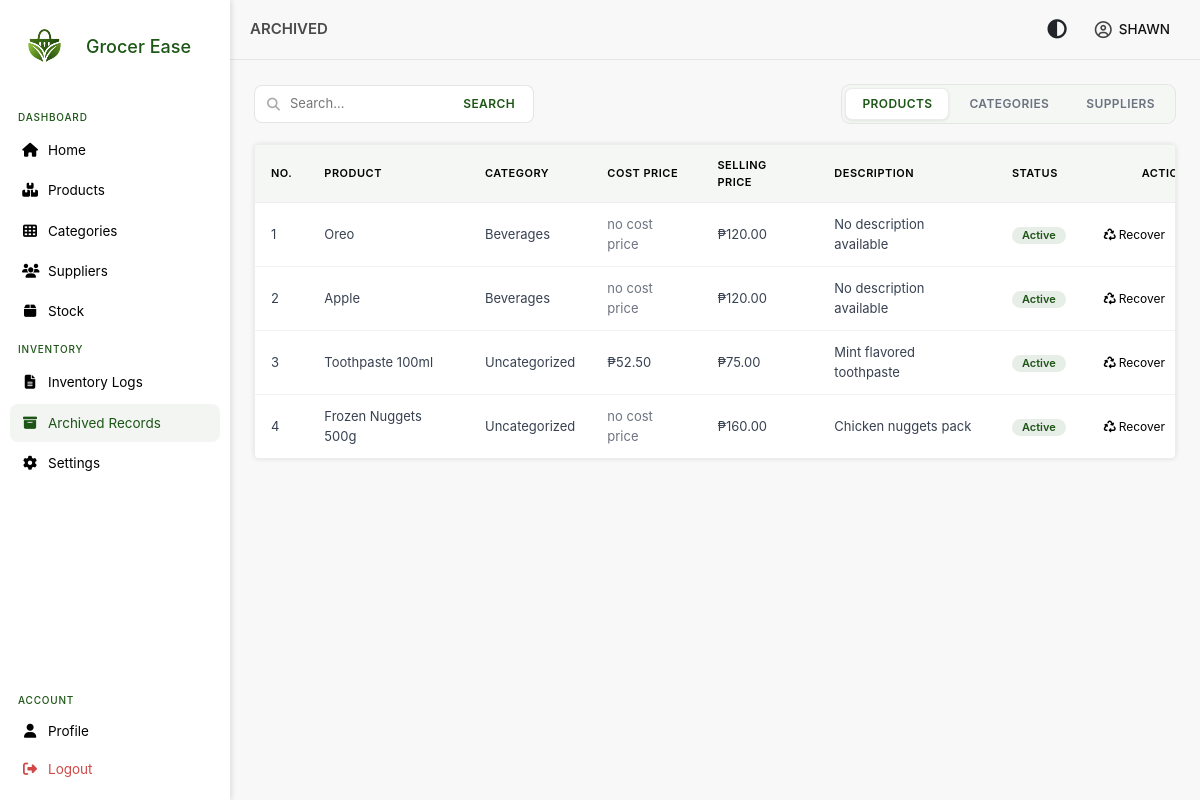
The app's page /views/inventory/archived.php (signed in) with its own data.
### tables this page shows
CREATE TABLE `users` (
  `user_id` int NOT NULL AUTO_INCREMENT,
  `username` varchar(250) NOT NULL,
  `password` varchar(250) NOT NULL,
  `email` varchar(250) NOT NULL,
  `contact_number` varchar(20) NOT NULL,
  `role` enum('admin') DEFAULT 'admin',
  `profile_picture` blob,
  PRIMARY KEY (`user_id`),
  UNIQUE KEY `email` (`email`)
);

CREATE TABLE `products` (
  `product_id_pk` int NOT NULL AUTO_INCREMENT,
  `product_name` varchar(250) NOT NULL,
  `product_description` longtext,
  `selling_price` decimal(10,2) NOT NULL,
  `status` tinyint DEFAULT '1',
  `is_deleted` tinyint DEFAULT '0',
  `category_id_fk` int DEFAULT NULL,
  `deleted_at` datetime DEFAULT NULL,
  PRIMARY KEY (`product_id_pk`),
  KEY `category_id_fk` (`category_id_fk`),
  KEY `idx_product_name` (`product_name`),
  CONSTRAINT `products_ibfk_1` FOREIGN KEY (`category_id_fk`) REFERENCES `categories` (`category_id_pk`)
);

CREATE TABLE `categories` (
  `category_id_pk` int NOT NULL AUTO_INCREMENT,
  `category_name` varchar(250) NOT NULL,
  `category_description` longtext,
  `is_deleted` tinyint DEFAULT '0',
  `deleted_at` datetime DEFAULT NULL,
  `status` tinyint DEFAULT '1',
  PRIMARY KEY (`category_id_pk`),
  KEY `idx_category_name` (`category_name`)
);

### models/user.php (called while the page is built, shortened)
<?php
class User
{
    private $conn;
    public function __construct($db)
    {
        $this->conn = $db;
    }
    public function GetUserById($id)
    {
        $stmt = $this->conn->prepare(
            "SELECT user_id, username, email, contact_number, role
             FROM users WHERE user_id = :id"
        );
        $stmt->execute([':id' => $id]);
        return $stmt->fetch(PDO::FETCH_ASSOC);
    }
}
?>

### models/product.php (called while the page is built, shortened)
<?php
class Product
{
    private $conn;
    public function __construct($db)
    {
        $this->conn = $db;
    }
    public function GetDeletedProductsPaginated($page = 1, $limit = 10)
    {
        $offset = ($page - 1) * $limit;
        $stmt = $this->conn->prepare("SELECT p.product_id_pk,
                                             p.product_name,
                                             c.category_name,
                                             MIN(ps.cost_price) AS cost_price,
                                             p.selling_price,
                                             p.product_description,
                                             p.status,
                                             p.is_deleted,
                                             c.status as category_status
                                             FROM products p
                                             LEFT JOIN categories c ON c.category_id_pk = p.category_id_fk
                                             LEFT JOIN product_supplier ps ON ps.product_id_fk = p.product_id_pk AND ps.preferred = 1
                                             WHERE p.is_deleted = 1
                                             GROUP BY p.product_id_pk
                                             ORDER BY p.deleted_at DESC
                                             LIMIT :limit OFFSET :offset");
        $stmt->bindParam(':limit', $limit, PDO::PARAM_INT);
        $stmt->bindParam(':offset', $offset, PDO::PARAM_INT);
        $stmt->execute();
        return $stmt->fetchAll(PDO::FETCH_ASSOC);
    }
    public function GetTotalDeletedProducts()
    {
        $stmt = $this->conn->prepare("SELECT COUNT(*) AS total FROM products WHERE is_deleted = 1");
        $stmt->execute();
        return $stmt->fetchColumn();
    }
}
?>

### autoload.php (called while the page is built, shortened)
<?php
spl_autoload_register(function ($class) {
    $paths = [
        __DIR__ . '/models/',
        __DIR__ . '/models/Stock/',
        __DIR__ . '/models/Relations/',
    ];
    foreach ($paths as $path) {
        $file = $path . $class . '.php';
        if (file_exists($file)) {
            return;
        }
    }
});
?>

### views/inventory/archives/deleted_products.php (the view, shortened to what this page needs)
<div class="menu-table">
    <table>
        <thead>
            <tr>
                <th>No.</th>
                <th>Product</th>
                <th>Category</th>
                <th>Cost Price</th>
                <th>Selling Price</th>
                <th>Description</th>
                <th>Status</th>
                <th>Actions</th>
            </tr>
        </thead>
        <tbody>
            <?php $no = (($page - 1) * $per_page) + 1; ?>
            <?php if (empty($products)): ?>
                <tr>
                    <td colspan="8" style="text-align:center; color:#6b7280;">
                        No archived products found
                    </td>
                </tr>
            <?php else: ?>
                <?php foreach ($products as $prod): ?>
                <tr>
                    <td><?= $no++ ?></td>
                    <td><?= htmlspecialchars($prod['product_name']) ?></td>
                    <td>
                        <?= htmlspecialchars(
                            isset($prod['category_name'])
                                ? $prod['category_name'] . ($prod['category_status'] == 0 ? ' (Inactive)' : '')
                                : 'Uncategorized'
                        ) ?>
                    </td>
                    <td><?= $prod['cost_price'] !== null ? '₱' .  number_format($prod['cost_price'], 2) : '<span style="color:#6b7280;">no cost price</span>' ?></td>
                    <td>₱<?= number_format($prod['selling_price'], 2) ?></td>
                    <td><?= htmlspecialchars($prod['product_description'] == '' ? 'No description available' : $prod['product_description']) ?>
                    </td>
                    <td>
                        <span class="badge <?= $prod['status'] == 1 ? 'active' : 'inactive' ?>">
                            <?= $prod['status'] == 1 ? 'Active' : 'Inactive' ?>
                        </span>
                    </td>
                    <td>
                        <div class="actions">
                            <button type="button" class="edit-btn" style="display:flex; align-items:center; gap:3px; font-size:12px; padding:3px 6px;"
                                onclick="restoreProduct('<?= $prod['product_id_pk'] ?>', '<?= htmlspecialchars($prod['product_name']) ?>')">
                                <i class="fa-solid fa-recycle"></i> Recover
                            </button>
                        </div>
                    </td>
                </tr>
                <?php endforeach; ?>
            <?php endif; ?>
        </tbody>
    </table>
</div>

### includes/topbar.php (shortened to what this page needs)
<?php
require_once '../../models/user.php';
global $db;
$page_title = $_SESSION['page_title'] ?? "Dashboard";
$user_id = $_SESSION['id'];
$user = new User($db);
$user_info = $user->GetUserById($user_id);
?>
<div class="topbar">
    <div class="topbar-title">
        <p><?= htmlspecialchars($page_title) ?></p>
    </div>
    <div class="topbar-actions">
        <button id="dark-toggle" title="Dark Mode">
            <i class="fa-solid fa-circle-half-stroke"></i>
        </button>
        <div class="profile-dropdown" id="profile-dropdown">
            <i class="fa-regular fa-circle-user profile-icon"></i>
            <span class="profile-label">
                <?= strtoupper($user_info['username']) ?>
            </span>
        </div>
    </div>
</div>

### assets/css/home.css (style rules this page uses)
* { font-family: 'Inter', 'Roboto', sans-serif; }
body { margin: 0; padding: 0; background-color: #f8f8f8; }
.topbar { display: flex; align-items: center; justify-content: space-between; padding: 0 20px; height: 60px; background: #f8f8f8; border-bottom: 1px solid rgba(0, 0, 0, 0.08); }
.topbar-title p { font-size: 15px; font-weight: 600; color: #4b4a4a; margin: 0; }
.profile-dropdown { position: relative; display: flex; align-items: center; gap: 7px; cursor: pointer; padding: 5px 10px; border-radius: 8px; font-size: 13.5px; font-weight: 500; color: #111; transition: background 0.2s; }
.profile-dropdown i { font-size: 17px; color: #444; }
.menu-table { background: #fff; border-radius: 5px; border: 1px solid rgba(0, 0, 0, 0.07); overflow-x: auto; overflow-y: auto; box-shadow: 0 0 5px #0000001a; max-height: 500px; }
.menu-table table { width: 100%; border-collapse: collapse; font-size: 13px; table-layout: auto; min-width: 1000px; }
.menu-table thead { position: sticky; top: 0; background: #f4f7f4; z-index: 10; }
.menu-table thead th { text-align: left; padding: 12px 16px; font-size: 11px; font-weight: 600; color: #000000; letter-spacing: 0.5px; text-transform: uppercase; border-bottom: 1px solid rgba(0, 0, 0, 0.07); }
.menu-table tbody tr { border-bottom: 1px solid rgba(0, 0, 0, 0.05); transition: background 0.15s; }
.menu-table tbody tr:last-child { border-bottom: none; }
.menu-table tbody td { padding: 12px 16px; color: #374151; vertical-align: middle; }
.menu-table td:nth-child(2), .menu-table td:nth-child(6) { white-space: normal; word-break: break-word; overflow-wrap: anywhere; max-width: 220px; }
.menu-table th:last-child, .menu-table td:last-child { text-align: center; width: auto; white-space: nowrap; }
.menu-table .actions { display: flex; flex-wrap: nowrap; justify-content: center; align-items: center; gap: 6px; }
.badge { display: inline-block; padding: 3px 10px; border-radius: 20px; font-size: 11px; font-weight: 600; }
.badge.active { background: rgba(28, 85, 21, 0.1); color: #1c5515; }
.actions { display: flex; flex-wrap: nowrap; gap: 6px; align-items: center; }
.edit-btn { border: none; background: none; cursor: pointer; padding: 6px 8px; border-radius: 6px; transition: background 0.15s; font-size: 14px; white-space: nowrap; }
.topbar { display: flex; align-items: center; justify-content: space-between; }
.topbar-actions { display: flex; align-items: center; gap: 12px; margin-left: auto; }
#dark-toggle { background: none; border: none; cursor: pointer; font-size: 1.2rem; color: inherit; padding: 6px; border-radius: 6px; }

### records on screen
users: username "SHAWN"
products: product_name "Oreo", category_id_fk.category_name "Beverages", shows "no cost price", selling_price "120.00", product_description "No description available", status "Active"
products: product_name "Apple", category_id_fk.category_name "Beverages", shows "no cost price", selling_price "120.00", product_description "No description available", status "Active"
products: product_name "Toothpaste 100ml", category_status "Uncategorized", cost_price "52.50", selling_price "75.00", product_description "Mint flavored toothpaste", status "Active"
products: product_name "Frozen Nuggets 500g", category_status "Uncategorized", shows "no cost price", selling_price "160.00", product_description "Chicken nuggets pack", status "Active"

### other values on screen
$page_title "ARCHIVED"
